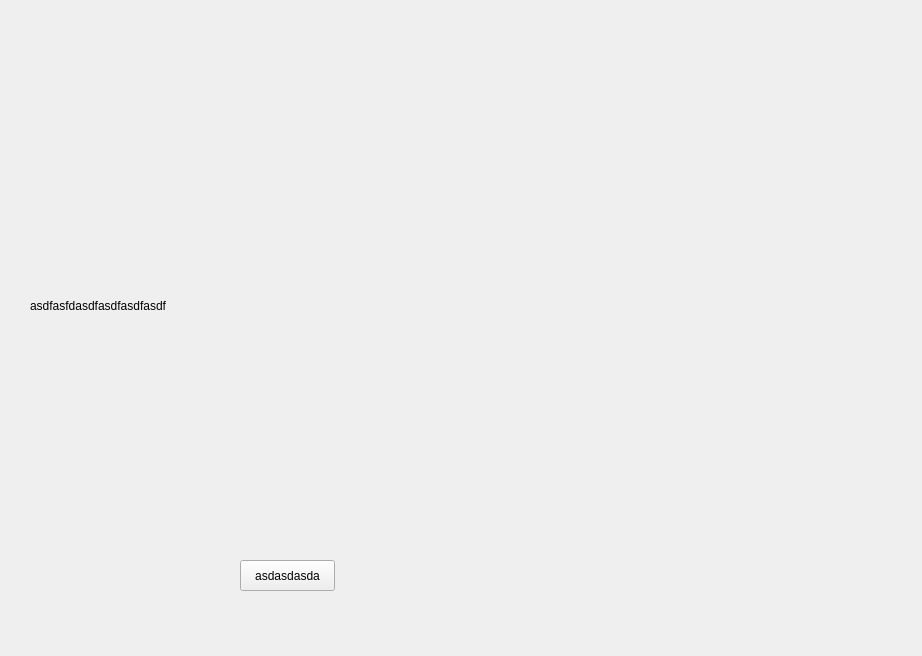
<?xml version="1.0" encoding="UTF-8"?>
<ui version="4.0">
 <class>widget_BeamlineStatus</class>
 <widget class="QWidget" name="widget_BeamlineStatus">
  <property name="geometry">
   <rect>
    <x>0</x>
    <y>0</y>
    <width>922</width>
    <height>656</height>
   </rect>
  </property>
  <property name="windowTitle">
   <string>Form</string>
  </property>
  <widget class="QLabel" name="label">
   <property name="geometry">
    <rect>
     <x>30</x>
     <y>130</y>
     <width>731</width>
     <height>351</height>
    </rect>
   </property>
   <property name="font">
    <font>
     <family>Cantarell</family>
    </font>
   </property>
   <property name="text">
    <string>asdfasfdasdfasdfasdfasdf</string>
   </property>
  </widget>
  <widget class="QPushButton" name="pushButton">
   <property name="geometry">
    <rect>
     <x>240</x>
     <y>560</y>
     <width>95</width>
     <height>31</height>
    </rect>
   </property>
   <property name="text">
    <string>asdasdasda</string>
   </property>
  </widget>
 </widget>
 <resources/>
 <connections/>
</ui>
